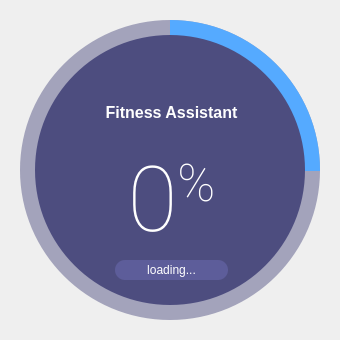
<?xml version="1.0" encoding="UTF-8"?>
<ui version="4.0">
 <class>MainWindow</class>
 <widget class="QMainWindow" name="MainWindow">
  <property name="geometry">
   <rect>
    <x>0</x>
    <y>0</y>
    <width>340</width>
    <height>340</height>
   </rect>
  </property>
  <property name="windowTitle">
   <string>MainWindow</string>
  </property>
  <widget class="QWidget" name="centralwidget">
   <widget class="QFrame" name="circularProgressBarBase">
    <property name="geometry">
     <rect>
      <x>10</x>
      <y>10</y>
      <width>320</width>
      <height>320</height>
     </rect>
    </property>
    <property name="frameShape">
     <enum>QFrame::NoFrame</enum>
    </property>
    <property name="frameShadow">
     <enum>QFrame::Raised</enum>
    </property>
    <widget class="QFrame" name="circularProgress">
     <property name="geometry">
      <rect>
       <x>10</x>
       <y>10</y>
       <width>300</width>
       <height>300</height>
      </rect>
     </property>
     <property name="styleSheet">
      <string notr="true">QFrame{
	border-radius: 150px;
	background-color: qconicalgradient(cx:0.5, cy:0.5, angle:90, stop:0.749 rgba(255, 255, 255, 0), stop:0.750 rgba(85, 170, 255, 255));
}</string>
     </property>
     <property name="frameShape">
      <enum>QFrame::NoFrame</enum>
     </property>
     <property name="frameShadow">
      <enum>QFrame::Raised</enum>
     </property>
    </widget>
    <widget class="QFrame" name="circularBg">
     <property name="geometry">
      <rect>
       <x>10</x>
       <y>10</y>
       <width>300</width>
       <height>300</height>
      </rect>
     </property>
     <property name="styleSheet">
      <string notr="true">QFrame{
	border-radius: 150px;
	background-color: rgba(77, 77, 127, 120);
}</string>
     </property>
     <property name="frameShape">
      <enum>QFrame::NoFrame</enum>
     </property>
     <property name="frameShadow">
      <enum>QFrame::Raised</enum>
     </property>
    </widget>
    <widget class="QFrame" name="container">
     <property name="geometry">
      <rect>
       <x>25</x>
       <y>25</y>
       <width>270</width>
       <height>270</height>
      </rect>
     </property>
     <property name="styleSheet">
      <string notr="true">QFrame{
	border-radius: 135px;
	background-color: rgb(77, 77, 127);
}</string>
     </property>
     <property name="frameShape">
      <enum>QFrame::NoFrame</enum>
     </property>
     <property name="frameShadow">
      <enum>QFrame::Raised</enum>
     </property>
     <widget class="QWidget" name="layoutWidget">
      <property name="geometry">
       <rect>
        <x>40</x>
        <y>50</y>
        <width>193</width>
        <height>195</height>
       </rect>
      </property>
      <layout class="QGridLayout" name="gridLayout">
       <item row="1" column="0">
        <widget class="QLabel" name="labelPercentage">
         <property name="font">
          <font>
           <family>Roboto Thin</family>
           <pointsize>68</pointsize>
          </font>
         </property>
         <property name="styleSheet">
          <string notr="true">background-color: none;
color: #FFFFFF</string>
         </property>
         <property name="text">
          <string>&lt;p&gt;&lt;span style=&quot; font-size:68pt;&quot;&gt;0&lt;/span&gt;&lt;span style=&quot; font-size:58pt; vertical-align:super;&quot;&gt;%&lt;/span&gt;&lt;/p&gt;</string>
         </property>
         <property name="alignment">
          <set>Qt::AlignCenter</set>
         </property>
        </widget>
       </item>
       <item row="0" column="0">
        <widget class="QLabel" name="labelTitle">
         <property name="font">
          <font>
           <family>Segoe UI</family>
           <pointsize>12</pointsize>
          </font>
         </property>
         <property name="styleSheet">
          <string notr="true">background-color: none;
color: #FFFFFF</string>
         </property>
         <property name="text">
          <string>&lt;html&gt;&lt;head/&gt;&lt;body&gt;&lt;p&gt;&lt;span style=&quot; font-weight:600;&quot;&gt;Fitness Assistant&lt;/span&gt;&lt;/p&gt;&lt;/body&gt;&lt;/html&gt;</string>
         </property>
         <property name="alignment">
          <set>Qt::AlignCenter</set>
         </property>
        </widget>
       </item>
       <item row="2" column="0">
        <widget class="QLabel" name="labelLoadingInfo">
         <property name="minimumSize">
          <size>
           <width>0</width>
           <height>20</height>
          </size>
         </property>
         <property name="maximumSize">
          <size>
           <width>16777215</width>
           <height>20</height>
          </size>
         </property>
         <property name="font">
          <font>
           <family>Segoe UI</family>
           <pointsize>9</pointsize>
          </font>
         </property>
         <property name="styleSheet">
          <string notr="true">QLabel{
	border-radius: 10px;	
	background-color: rgb(93, 93, 154);
	color: #FFFFFF;
	margin-left: 40px;
	margin-right: 40px;
}</string>
         </property>
         <property name="frameShape">
          <enum>QFrame::NoFrame</enum>
         </property>
         <property name="text">
          <string>loading...</string>
         </property>
         <property name="alignment">
          <set>Qt::AlignCenter</set>
         </property>
        </widget>
       </item>
      </layout>
     </widget>
    </widget>
    <zorder>circularBg</zorder>
    <zorder>circularProgress</zorder>
    <zorder>container</zorder>
   </widget>
  </widget>
 </widget>
 <resources/>
 <connections/>
</ui>
